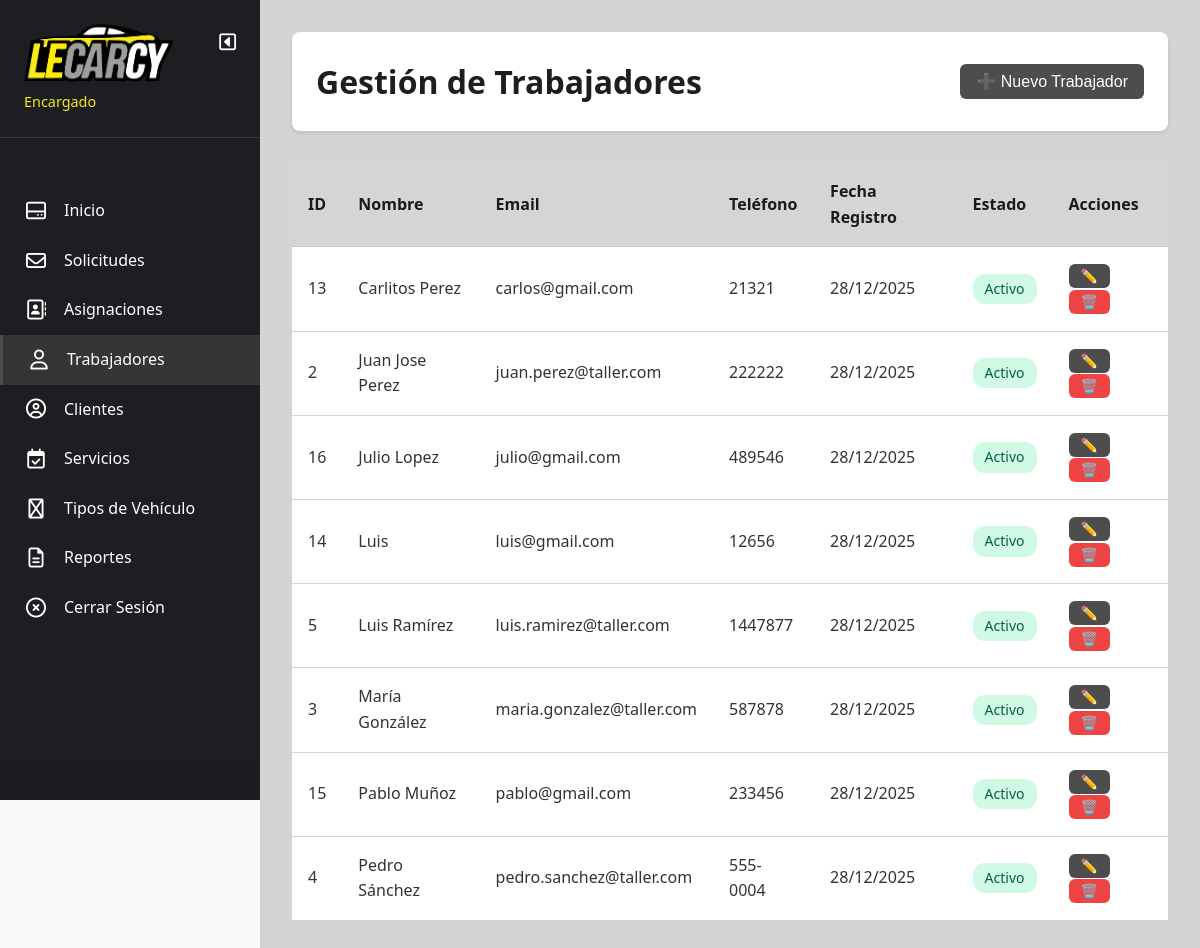
Screenshot of /mi_sistema/encargado/trabajadores.php (signed in) with the database file from the repository.
### tables this page shows
CREATE TABLE `usuarios` (
  `id` int(11) NOT NULL AUTO_INCREMENT,
  `nombre` varchar(100) NOT NULL,
  `email` varchar(100) NOT NULL,
  `password` varchar(255) NOT NULL,
  `telefono` varchar(20) DEFAULT NULL,
  `rol_id` int(11) NOT NULL,
  `fecha_registro` datetime DEFAULT current_timestamp(),
  `activo` tinyint(1) DEFAULT 1,
  PRIMARY KEY (`id`),
  UNIQUE KEY `email` (`email`),
  KEY `rol_id` (`rol_id`),
  CONSTRAINT `usuarios_ibfk_1` FOREIGN KEY (`rol_id`) REFERENCES `roles` (`id`)
);

### mi_sistema/encargado/trabajadores.php (the view, shortened to what this page needs)
<?php
$db = Database::getInstance()->getConnection();
$stmt = $db->query("
    SELECT u.* FROM usuarios u
    WHERE u.rol_id = 2
    ORDER BY u.nombre ASC
");
$trabajadores = $stmt->fetchAll();
?>
<!DOCTYPE html>
<html lang="es">
<head>
    <link rel="stylesheet" href="../assets/css/styles.css">
</head>
<body>
    <div class="dashboard-container">
        <?php include 'includes/sidebar.php'; ?>
        <main class="main-content">
            <header class="content-header">
                <h1>Gestión de Trabajadores</h1>
                <button class="btn btn-primary" onclick="openModal('modalTrabajador')">➕ Nuevo Trabajador</button>
            </header>
            <div class="table-container">
                <table id="tablaTrabajadores">
                    <thead>
                        <tr>
                            <th>ID</th>
                            <th>Nombre</th>
                            <th>Email</th>
                            <th>Teléfono</th>
                            <th>Fecha Registro</th>
                            <th>Estado</th>
                            <th>Acciones</th>
                        </tr>
                    </thead>
                    <tbody>
                        <?php foreach ($trabajadores as $trab): ?>
                            <tr>
                                <td><?php echo $trab['id']; ?></td>
                                <td><?php echo htmlspecialchars($trab['nombre']); ?></td>
                                <td><?php echo htmlspecialchars($trab['email']); ?></td>
                                <td><?php echo htmlspecialchars($trab['telefono']); ?></td>
                                <td><?php echo date('d/m/Y', strtotime($trab['fecha_registro'])); ?></td>
                                <td><span
                                        class="badge <?php echo $trab['activo'] ? 'badge-success' : 'badge-error'; ?>"><?php echo $trab['activo'] ? 'Activo' : 'Inactivo'; ?></span>
                                </td>
                                <td>
                                    <button class="btn btn-sm btn-info"
                                        onclick="editarTrabajador(<?php echo htmlspecialchars(json_encode($trab)); ?>)">✏️</button>
                                    <button class="btn btn-sm btn-danger"
                                        onclick="eliminarTrabajador(<?php echo $trab['id']; ?>)">🗑️</button>
                                </td>
                            </tr>
                        <?php endforeach; ?>
                    </tbody>
                </table>
            </div>
        </main>
    </div>
</body>
</html>

### mi_sistema/assets/css/styles.css (style rules this page uses)
* { margin: 0; padding: 0; box-sizing: border-box; }
:root { --primary: #4D4D4D; --secondary: #64748b; --success: #10b981; --warning: #f59e0b; --danger: #ef4444; --info: #4D4D4D; --dark: #040508e5; --light: #c9c9c9c5; --white: #ffffff; --amarillo: #f8ea1b; }
body { font-family: 'Segoe UI', Tahoma, Geneva, Verdana, sans-serif; line-height: 1.6; color: #333; background-color: #f8fafc; }
.dashboard-container { display: flex; min-height: 100vh; }
.main-content { flex: 1; margin-left: 260px; padding: 2rem; background: var(--light); min-height: 100vh; }
.content-header { display: flex; justify-content: space-between; align-items: center; margin-bottom: 2rem; background: var(--white); padding: 1.5rem; border-radius: 8px; box-shadow: 0 2px 4px rgba(0, 0, 0, 0.1); }
.content-header h1 { color: var(--dark); }
.table-container { overflow-x: auto; }
table { width: 100%; border-collapse: collapse; background: var(--white); }
thead { background: var(--light); }
th, td { padding: 1rem; text-align: left; border-bottom: 1px solid var(--light); }
th { font-weight: 600; color: var(--dark); }
.btn { display: inline-block; padding: 0.5rem 1rem; border: none; border-radius: 6px; cursor: pointer; font-size: 1rem; text-decoration: none; transition: all 0.3s; }
.btn-primary { background: var(--primary); color: var(--white); }
.btn-danger { background: var(--danger); color: var(--white); }
.btn-info { background: var(--info); color: var(--white); }
.btn-sm { padding: 0.25rem 0.75rem; font-size: 0.875rem; }
.badge { display: inline-block; padding: 0.25rem 0.75rem; border-radius: 12px; font-size: 0.875rem; font-weight: 500; }
.badge-success { background: #d1fae5; color: #065f46; }
.main-content { transition: margin-left 0.3s ease; }

### rows the page displays
usuarios: id "13", nombre "Carlitos Perez", email "carlos@gmail.com", telefono "21321", fecha_registro "28/12/2025", activo "Activo"
usuarios: id "2", nombre "Juan Jose Perez", email "juan.perez@taller.com", telefono "222222", fecha_registro "28/12/2025", activo "Activo"
usuarios: id "16", nombre "Julio Lopez", email "julio@gmail.com", telefono "489546", fecha_registro "28/12/2025", activo "Activo"
usuarios: id "14", nombre "Luis", email "luis@gmail.com", telefono "12656", fecha_registro "28/12/2025", activo "Activo"
usuarios: id "5", nombre "Luis Ramírez", email "luis.ramirez@taller.com", telefono "1447877", fecha_registro "28/12/2025", activo "Activo"
usuarios: id "3", nombre "María González", email "maria.gonzalez@taller.com", telefono "587878", fecha_registro "28/12/2025", activo "Activo"
usuarios: id "15", nombre "Pablo Muñoz", email "pablo@gmail.com", telefono "233456", fecha_registro "28/12/2025", activo "Activo"
usuarios: id "4", nombre "Pedro Sánchez", email "pedro.sanchez@taller.com", telefono "555-0004", fecha_registro "28/12/2025", activo "Activo"
